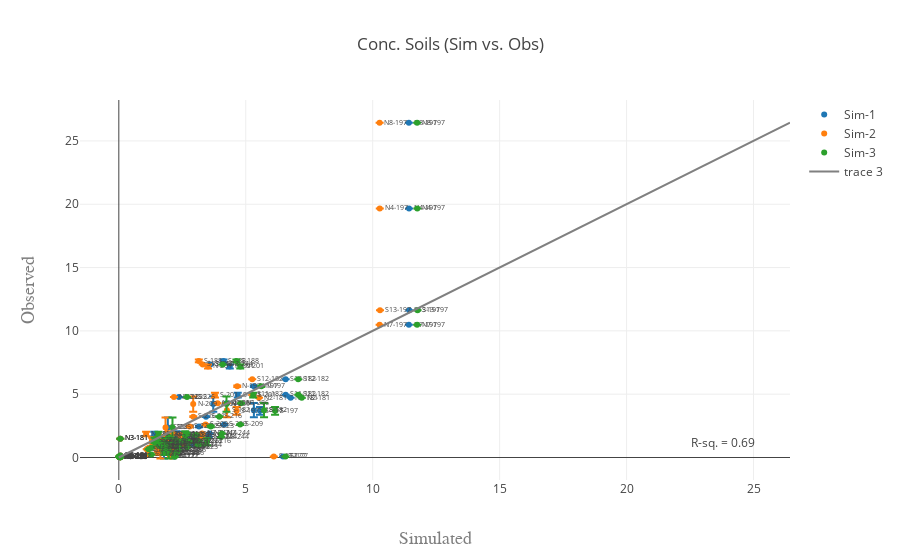

Write notebook code for a chart like this one.
### Code cell
test_var = 'ug.g'
sd = 'ug.g.SD'


data = []
for folder in range(1, folders + 1):
    df = conc_dat.loc[conc_dat['IDsim'] == ('Sim-' + str(folder))]
    # df = df.loc[df['Transect'] == 'N']
    trace = get_scatter(df, test_var, sd, name=('Sim-' + str(folder)))
    data.append(trace)
    
data.append(get_xy_line(conc_dat, test_var))

fig = go.Figure(data=data, layout=get_layout(conc_dat, test_var, title='Conc. Soils (Sim vs. Obs)'))
iplot(fig)
